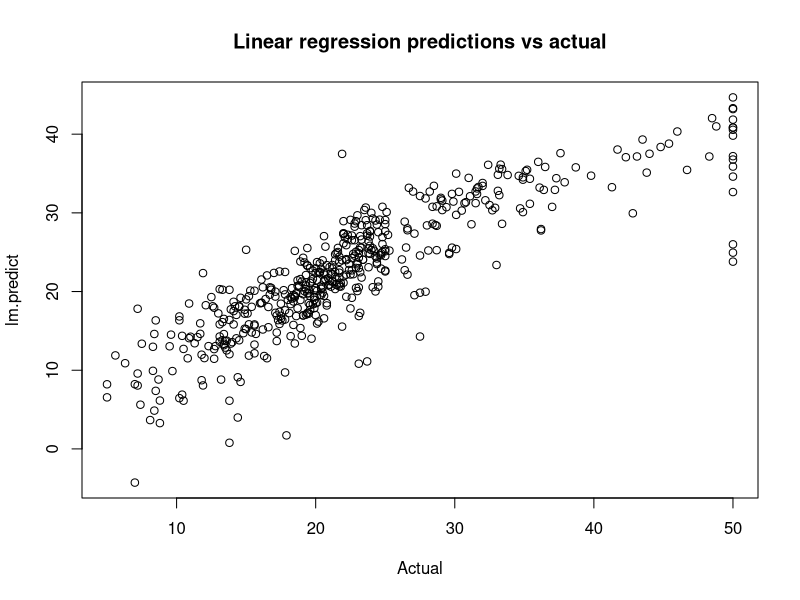
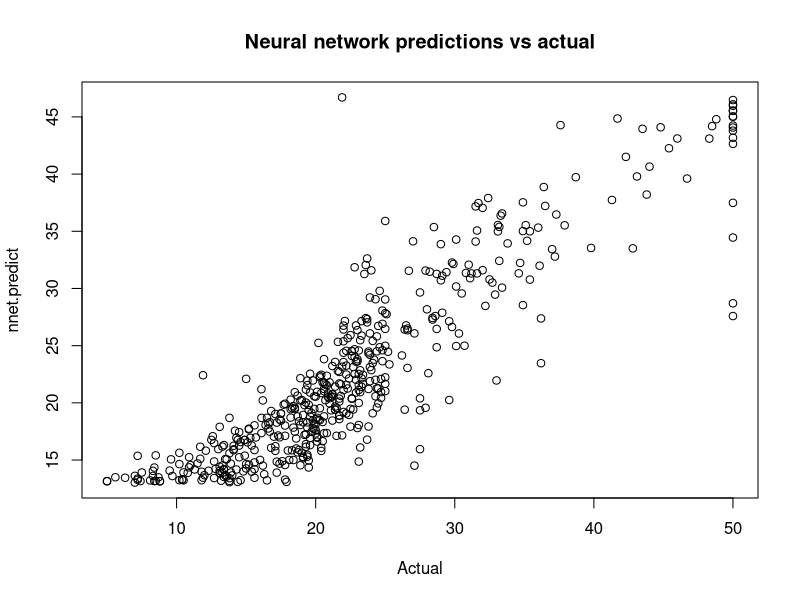

These figures' R source, in order:
## ---- chunk 1
###
### prepare data
###
library(mlbench)
data(BostonHousing)
 
# inspect the range which is 1-50
summary(BostonHousing$medv)
 
 
##
## model linear regression
##
 
lm.fit <- lm(medv ~ ., data=BostonHousing)
 
lm.predict <- predict(lm.fit)
 
# mean squared error: 21.89483
mean((lm.predict - BostonHousing$medv)^2) 
 
plot(BostonHousing$medv, lm.predict,
    main="Linear regression predictions vs actual",
    xlab="Actual")
## ---- chunk 2
##
## model neural network
##
require(nnet)
 
# scale inputs: divide by 50 to get 0-1 range
nnet.fit <- nnet(medv/50 ~ ., data=BostonHousing, size=2) 
 
# multiply 50 to restore original scale
nnet.predict <- predict(nnet.fit)*50 
 
# mean squared error: 16.40581
mean((nnet.predict - BostonHousing$medv)^2) 
 
plot(BostonHousing$medv, nnet.predict,
    main="Neural network predictions vs actual",
    xlab="Actual")
## ---- chunk 3
 library(mlbench)
 data(BostonHousing)
 
require(caret)
 
mygrid <- expand.grid(.decay=c(0.5, 0.1), .size=c(4,5,6))
nnetfit <- train(medv/50 ~ ., data=BostonHousing, method="nnet", maxit=1000, tuneGrid=mygrid, trace=F) 
print(nnetfit)
## ---- chunk 4
 lmfit <- train(medv/50 ~ ., data=BostonHousing, method="lm") 
 print(lmfit)

